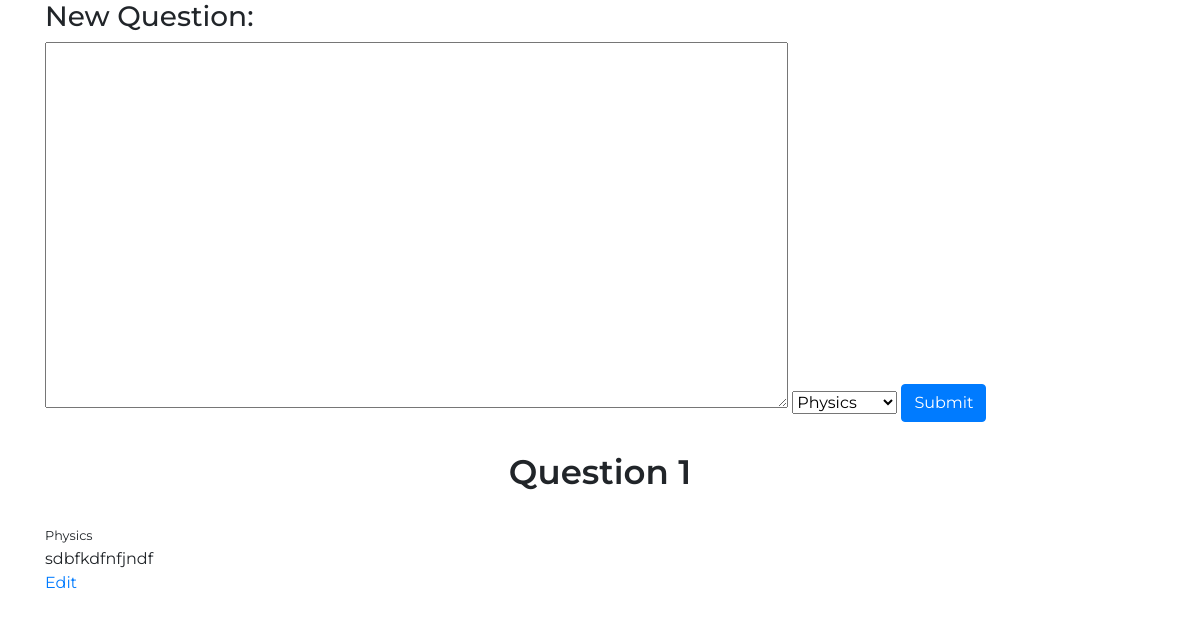
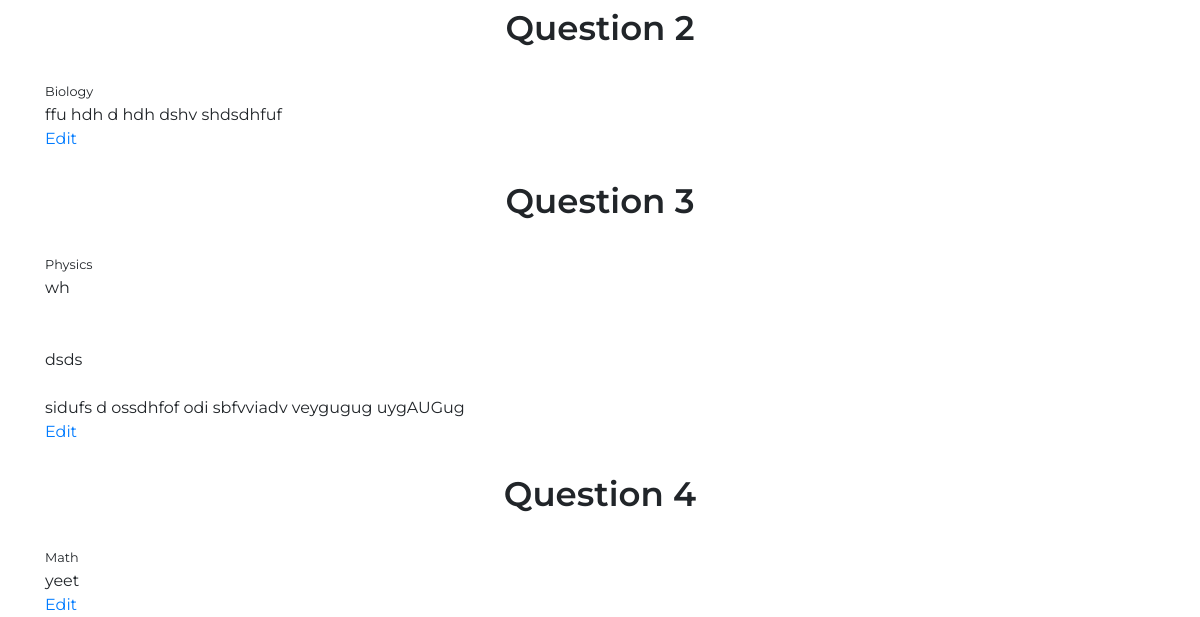
/question-portal/1 (signed in), run on an earlier commit of the app's database (2 pictures, top to bottom).
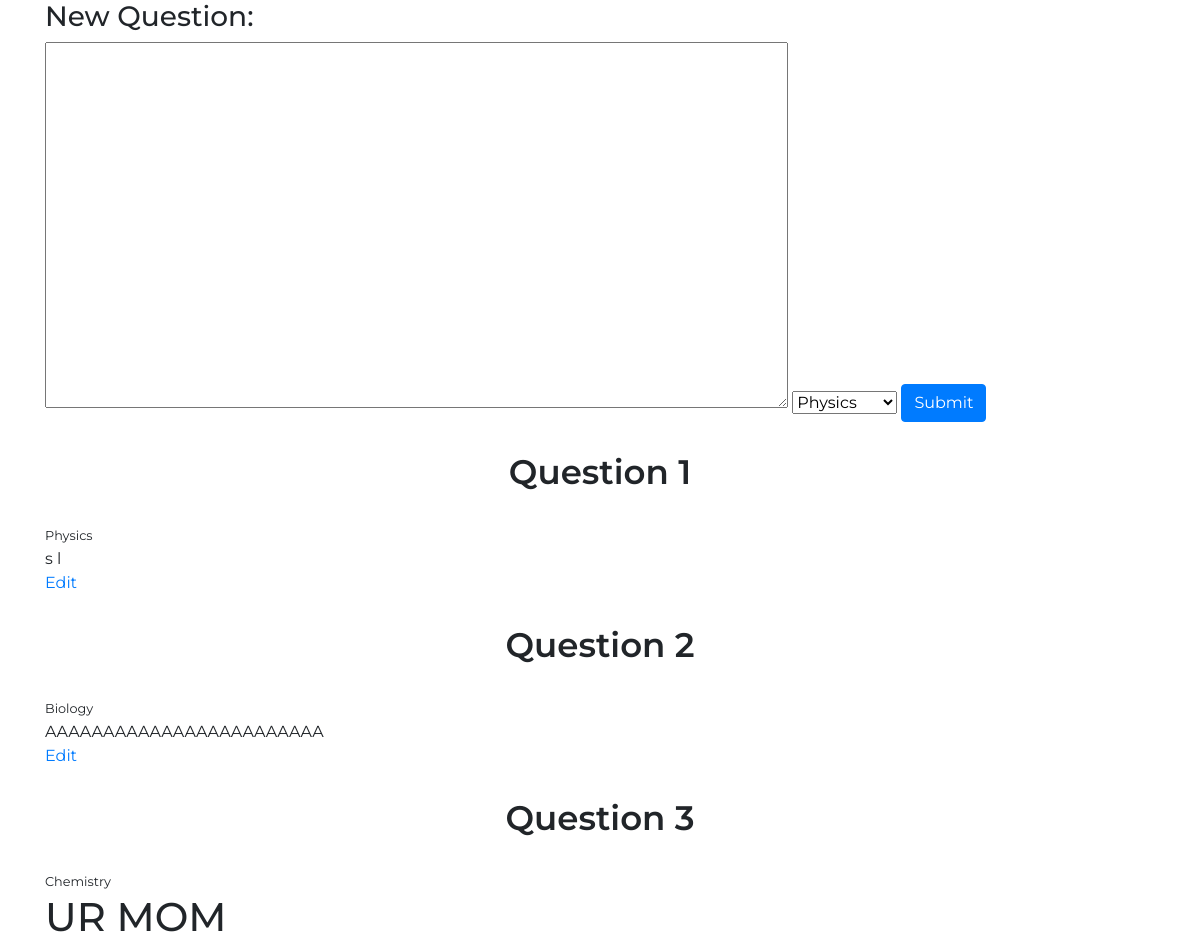
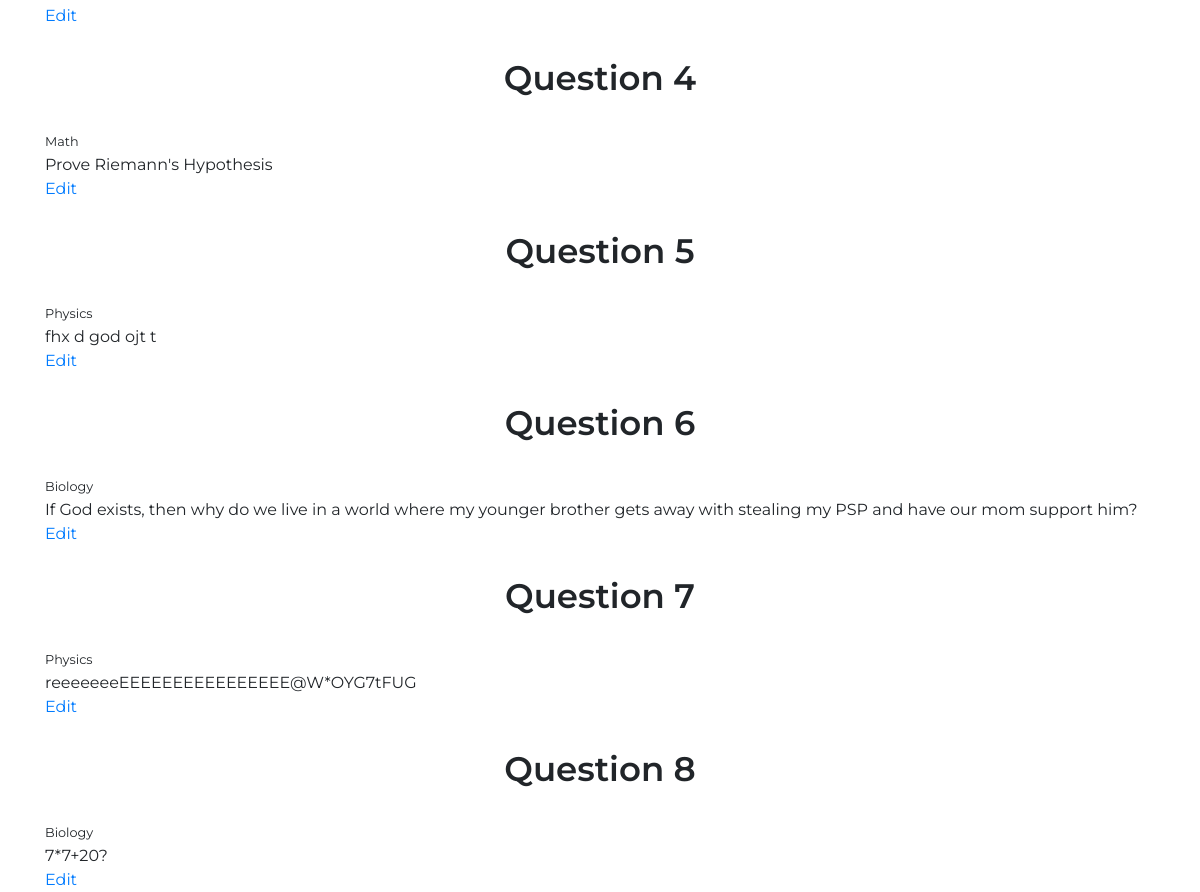
And on a later commit of the database (2 pictures, top to bottom).
### examPortalApp/models.py (models this page shows)
class Question(models.Model):
    question_number = models.IntegerField(unique=True, null=False)
    question_html = models.CharField(max_length=1000)
    question_subject = models.CharField(max_length=15)

### examPortalApp/views.py (the view)
# urls.py: path('question-portal/<int:page>', views.question_making_page, name="questionportal"),
@login_required
def question_making_page(request, page=1):
    if request.user.username=="admin":
        q=Paginator(Question.objects.all().order_by("question_number"), 10)
        if page not in q.page_range:
            raise Http404
        return render(request, "examPortalApp/questionportal.html", {"questions": q.page(page), "page": page, "pagecount": q.num_pages})
    else:
        return HttpResponseRedirect(reverse("dashboard"))

### examPortalApp/templates/examPortalApp/questionportal.html (shortened to what this page needs)
{% load static %}
<!DOCTYPE html>
<html lang="en" dir="ltr">
<head>
  <link rel="stylesheet" href="https://stackpath.bootstrapcdn.com/bootstrap/4.4.1/css/bootstrap.min.css"
>
  <link href="{% static 'examPortalApp/css/styles.css' %}" rel="stylesheet">
</head>
<body>
  <div class="container">
    <div id="new-question">
      <h3>New Question: </h3>
      <form action="{%url 'post_question'%}" method="post" autocomplete="off">
        <textarea style="resize: both" name="content" rows="15" cols="80"></textarea>
        <select name="subject">
          <option value="Physics">Physics</option>
        </select>
        <input class="btn btn-primary" type="submit" value="Submit">
      </form>
    </div>
    <div id="questions">
      {% for question in questions%}
      <div class="question" id="question{{question.pk}}">
        <h2 class="question-heading" id="question-heading-{{question.pk}}">Question <span
            id="qnumber-{{question.pk}}">{{question.question_number}}</span></h2>
        <small class="question-subject" id="question-subject-{{question.pk}}">{{question.question_subject}}</small>
        <br>
        <div class="question-content" id="question-content-{{question.pk}}">
          {{question.question_html|safe}}
        </div>
        {% if user.username == "admin" %}
        <span data-active="0" class="edit"><a href="#" class="edit-link"
            onclick="toggleEditBox(this); return false;">Edit</a></span>
        {% endif %}
        <br>
      </div>
      {% empty %}
      <i>Looks like there aren't any questions here yet</i>
      {% endfor %}
    </div>
  </div>
</body>
</html>

### examPortalApp/static/examPortalApp/css/styles.css (style rules this page uses)
body { font-family: "Montserrat", sans-serif; }
h2 { font-family: "Montserrat", sans-serif; font-weight: 600; margin: 10px; font-size: 28px; }
h2 { text-align: center; padding: 20px; font-size: 34px; }

What changed in the data, as far as the page shows it:
removed Question: question_number "3", question_subject "Physics", question_html "wh dsds sidufs d ossdhfof odi sbfvviadv veygugug uygAUGug"
changed Question (number 1 of 8 on the later page): question_html "sdbfkdfnfjndf" → "s l"
changed Question: question_html "ffu hdh d hdh dshv shdsdhfuf" → "AAAAAAAAAAAAAAAAAAAAAAAA"
added Question: question_number "3", question_subject "Chemistry", question_html "UR MOM"
changed Question "Math": question_html "yeet" → "Prove Riemann's Hypothesis"
added Question: question_number "5", question_subject "Physics", question_html "fhx d god ojt t"
added Question: question_number "6", question_subject "Biology", question_html "If God exists, then why do we live in a world where my younger brother gets away with stealing my PSP and have our mom support him?"
added Question: question_number "7", question_subject "Physics", question_html "reeeeeeeEEEEEEEEEEEEEEEE@W*OYG7tFUG"
added Question: question_number "8", question_subject "Biology", question_html "7*7+20?"
